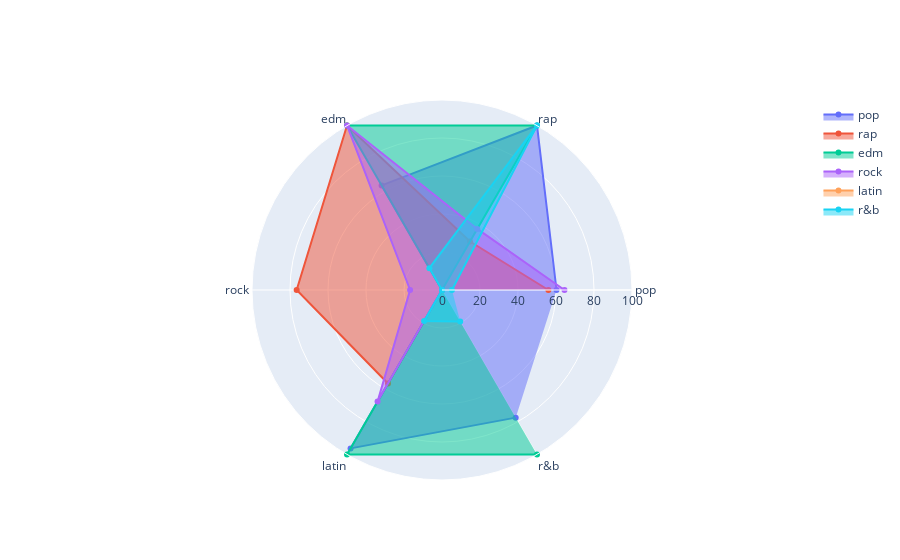

The code cell stored with this chart in its notebook:
### Code cell
import plotly.graph_objects as go

categories = genres

fig = go.Figure()

fig.add_trace(
    go.Scatterpolar(
        r=normalized_df[0].to_list(), theta=categories, fill="toself", name=genres[0]
    )
)
fig.add_trace(
    go.Scatterpolar(
        r=normalized_df[1].to_list(), theta=categories, fill="toself", name=genres[1]
    )
)

fig.add_trace(
    go.Scatterpolar(
        r=normalized_df[2].to_list(), theta=categories, fill="toself", name=genres[2]
    )
)
fig.add_trace(
    go.Scatterpolar(
        r=normalized_df[3].to_list(), theta=categories, fill="toself", name=genres[3]
    )
)
fig.add_trace(
    go.Scatterpolar(
        r=normalized_df[4].to_list(), theta=categories, fill="toself", name=genres[4]
    )
)
fig.add_trace(
    go.Scatterpolar(
        r=normalized_df[5].to_list(), theta=categories, fill="toself", name=genres[5]
    )
)

fig.update_layout(
    polar=dict(radialaxis=dict(visible=True, range=[0, 100])), showlegend=False
)

fig.show()

### Figure 1 — Plotly figure (JSON) as saved in the notebook; plotly's stock layout.template omitted (floating-point values rounded to 4 significant figures)
{"data": [{"fill": "toself", "name": "pop", "r": [60.28, 100, 63.55, 0, 96.26, 77.57], "theta": ["pop", "rap", "edm", "rock", "latin", "r&b"], "type": "scatterpolar"}, {"fill": "toself", "name": "rap", "r": [55.98, 29.49, 100, 76.5, 56.84, 0], "theta": ["pop", "rap", "edm", "rock", "latin", "r&b"], "type": "scatterpolar"}, {"fill": "toself", "name": "edm", "r": [0, 100, 100, 0, 100, 100], "theta": ["pop", "rap", "edm", "rock", "latin", "r&b"], "type": "scatterpolar"}, {"fill": "toself", "name": "rock", "r": [64.46, 37.11, 100, 16.8, 67.83, 0], "theta": ["pop", "rap", "edm", "rock", "latin", "r&b"], "type": "scatterpolar"}, {"fill": "toself", "name": "latin", "r": [null, null, null, null, null, null], "theta": ["pop", "rap", "edm", "rock", "latin", "r&b"], "type": "scatterpolar"}, {"fill": "toself", "name": "r&b", "r": [5.236, 100, 13.27, 0, 18.81, 19.17], "theta": ["pop", "rap", "edm", "rock", "latin", "r&b"], "type": "scatterpolar"}], "layout": {"polar": {"radialaxis": {"range": [0, 100], "visible": true}}, "showlegend": true}}
